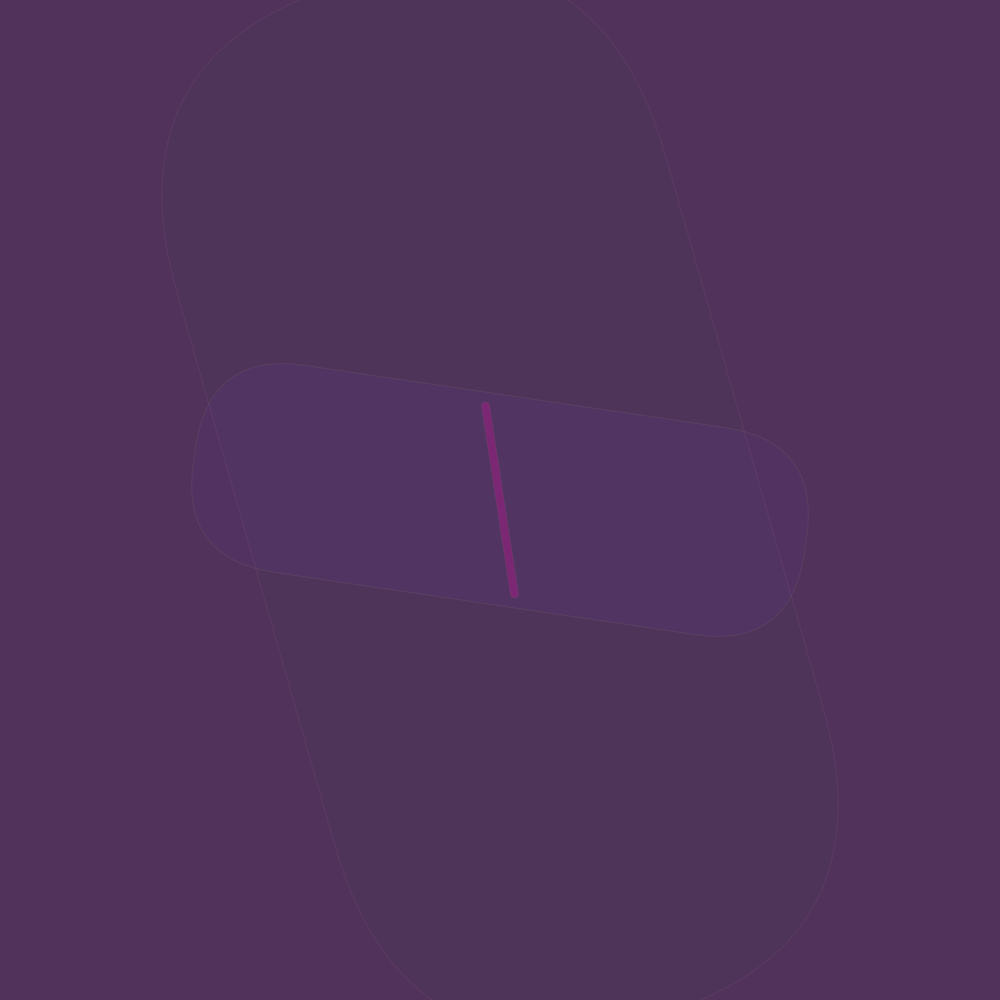
Frame 1 (no input)
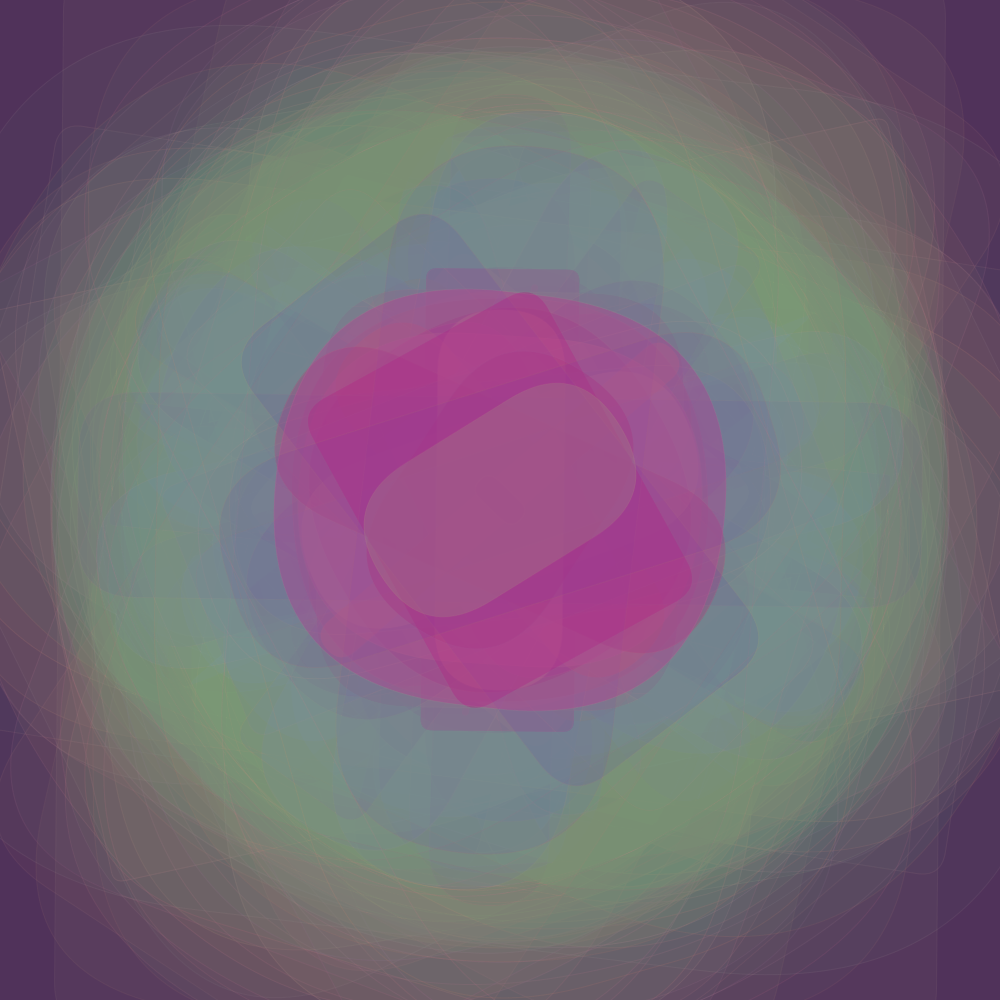
Frame 60 (the mouse pressed at the canvas centre just before this capture)
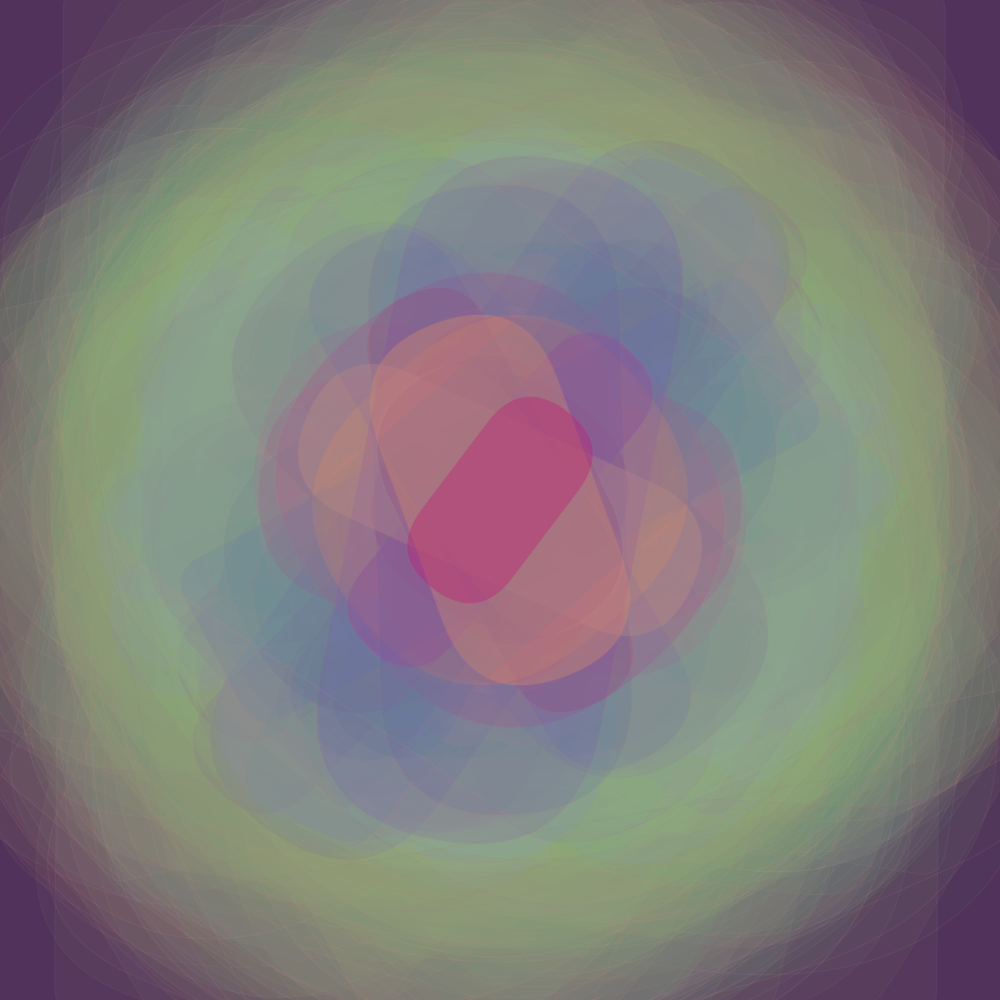
Frame 120 (the mouse held since frame 60 and released just before this capture)

The Processing sketch that drew these frames (run headless with seeded random() and noise(); from frame 60 on, the mouse is pressed at the canvas centre):

// Processing sketch: processing_142158
// ── processing_142158.pde

Rect myRect1;
Rect myRect2;
Rect myRect3;


void setup(){
  size(1000,1000);
  background(80,50,90);
  frameRate(20);

  myRect1 = new Rect(50,115,0,150,150,225,20,100,300,500,850);
  myRect2 = new Rect(150,225,0,150,100,150,100,0,500,0,500);
  myRect3 = new Rect(50,225,100,225,100,150,10,500,900,700,1200);
   
}
  
void draw(){
    translate(width/2,height/2);
    myRect1.display();
    myRect2.display();
    myRect3.display();

}
class Rect {
  float rpos1;
  float rpos2;
  float gpos1;
  float gpos2;
  float bpos1;
  float bpos2;
  float alpha;
  float rwidth1;
  float rwidth2;
  float rheight1;
  float rheight2;
 
  
  Rect(float tempRpos1,float tempRpos2, float tempGpos1, float tempGpos2, float tempBpos1,  float tempBpos2, float tempAlpha, float tempRwidth1,float tempRwidth2, float tempRheight1, float tempRheight2){
    rpos1 = tempRpos1;
    rpos2 = tempRpos2;
    gpos1 = tempGpos1;
    gpos2 = tempGpos2;
    bpos1 = tempBpos1;
    bpos2 = tempBpos2;
    alpha = tempAlpha;
    rwidth1 = tempRwidth1;
    rwidth2 = tempRwidth2;
    rheight1 = tempRheight1;
    rheight2 = tempRheight2;
  }
  void display() {
    rectMode(CENTER);
    rotate(TWO_PI/random(2));
    stroke(random(150,225),random(100,150),random(100,150),30);
    fill(random(rpos1,rpos2),random(gpos1,gpos2),random(bpos1,bpos2),alpha);
    rect(0,0, random(rwidth1,rwidth2),random(rheight1,rheight2),random(5,1000));
  }
 


}
